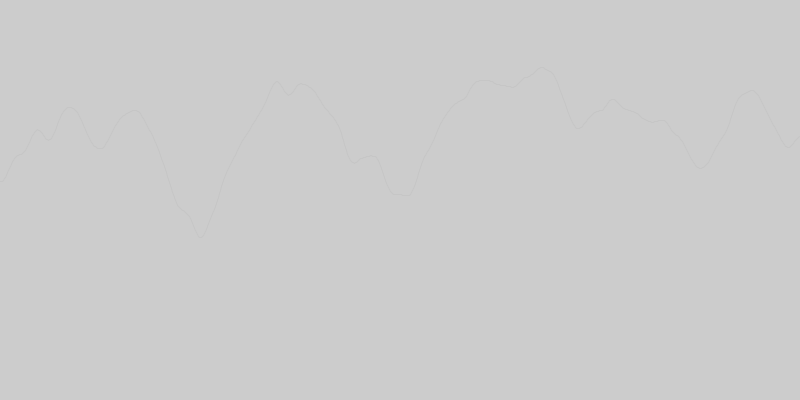
Frame 1 (no input)
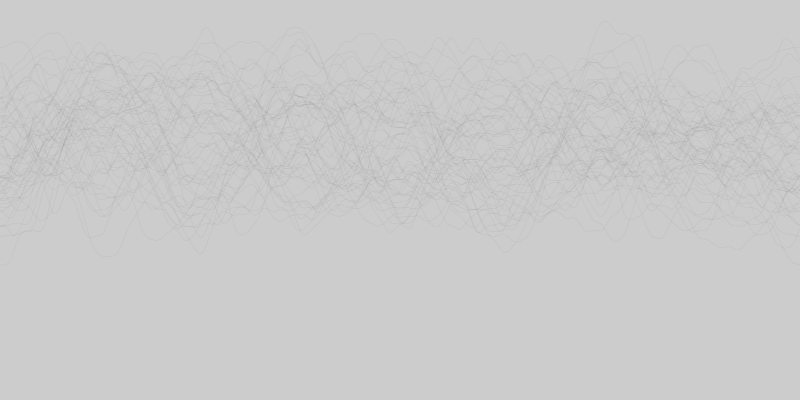
Frame 60 (the mouse pressed at the canvas centre just before this capture)
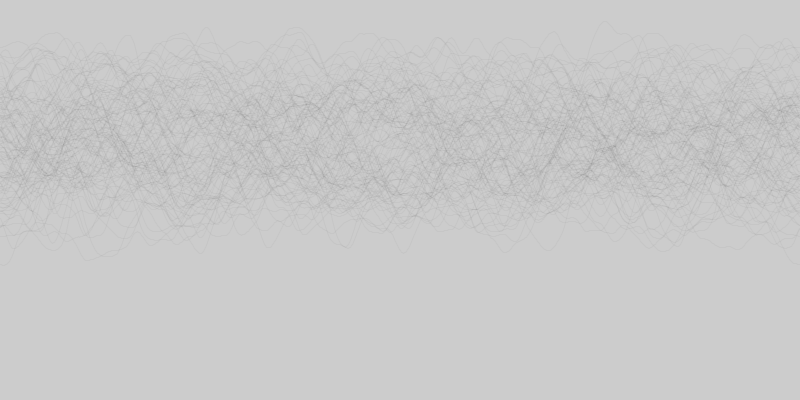
Frame 120 (the mouse held since frame 60 and released just before this capture)

The Processing sketch that drew these frames (run headless with seeded random() and noise(); from frame 60 on, the mouse is pressed at the canvas centre):

// Processing sketch: sketch_160926a
// ── sketch_160926a.pde

float t;
void setup(){
  size(800,400);
  
  noFill();
  stroke(0,8);
  

 
}

void draw(){
  float y;
  beginShape();
  for(int x=0; x<800; x++){
   
    y = 300*noise(t);
    vertex(x,y);
    t = t + 0.01;
  }
  endShape();

}
